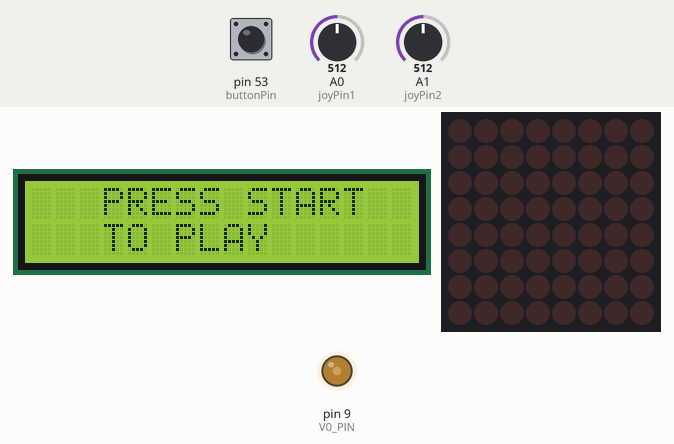
The sketch below on a simulated Arduino Mega 2560, built with avr-gcc and run on an emulated ATmega2560. Shown: 16×2 character LCD, 8×8 LED matrix, output pins drawn as LEDs (lit = HIGH). Inputs (shaded band) come from the test bench; at power-on: A0 (joyPin1) = 512, pin 53 (buttonPin) HIGH, A1 (joyPin2) = 512. Random numbers use the default seed unless the sketch sets one; what the sketch prints to the serial monitor is not drawn.

Above: at 2.1 s.
At 7.2 s:
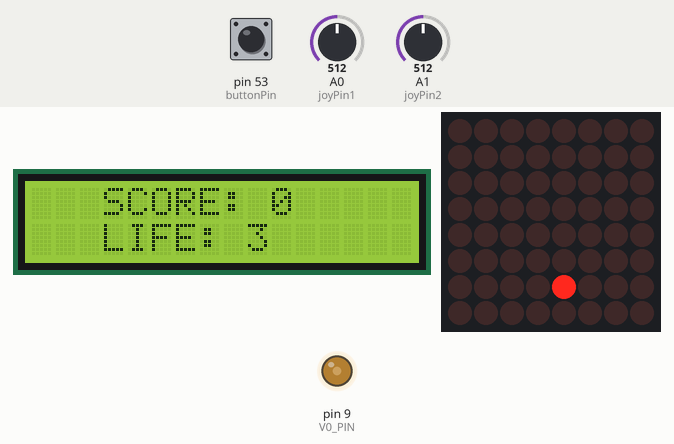
7.3 s: A0 (joyPin1) set to 588
11.2 s: A0 (joyPin1) set to 616
At 12.2 s:
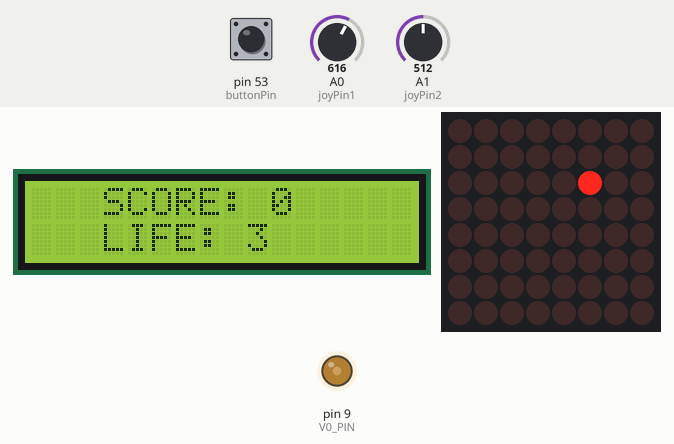
15.1 s: A0 (joyPin1) set to 390
At 16.3 s:
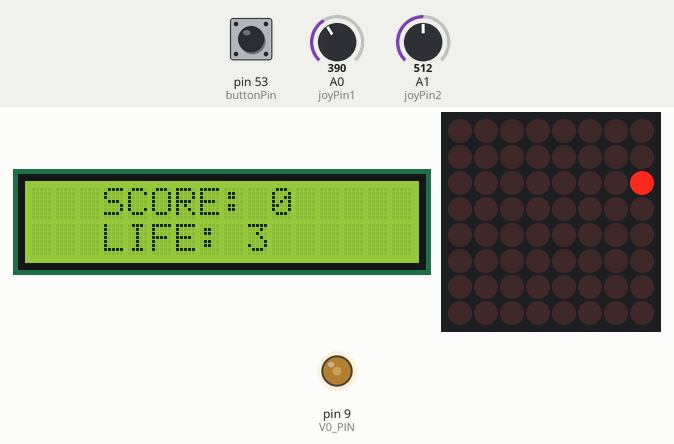
19.0 s: A0 (joyPin1) set to 610
Timing chart, 0 to 22.0 s (numbered marks = the images above; inputs shaded):
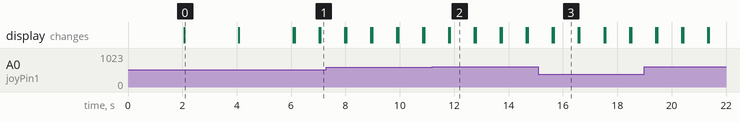

Measured:
- the behaviour switches between 600 and 601 on A0 (joyPin1) (found by bisection; images 1 and 2)
- what the display in image 0 shows lasts 2.0 s, from 2.1 s to 4.1 s
- what the display in image 2 shows lasts 0.9 s, from 11.8 s to 12.7 s

The sketch:

Tema_matrice.ino
```cpp
#include <LedControl.h>
#include <LiquidCrystal.h>

LedControl lc = LedControl(11, 13, 10, 1);
LiquidCrystal lcd(2, 3, 4, 5, 6, 7);
#define V0_PIN 9

#define SW_PIN 51 // digital pin connected to switch output
#define joyPin1 A0 // analog pin connected to X output
#define joyPin2 A1 //analog pin connected to Y output

const int buttonPin = 53;     // the number of the pushbutton pin
int buttonState = LOW;

int xAxis = 0;
int yAxis = 0;

String direction; //Variable that stores the direction the snake is moving in.

int snakeX[36]; //Variable that stores all the x coordinates of the snake.
int snakeY[36]; //Variable that stores all the y coordinates of the snake.

int speed; //Delay time for each movement.

int snakeSize;

int foodX; //Variable that stores the x coordinate of the food.
int foodY; //Variable that stores the y coordinate of the food.

boolean inGame = false; //Variable that tells us if the game is running.
int score = 0;
int life = 3;
int period;
unsigned long timeNow = 0;
void setup() {
    pinMode(V0_PIN, OUTPUT);
    pinMode(buttonPin, INPUT_PULLUP);
    analogWrite(V0_PIN, 90);
    lcd.begin(16, 2);
    lcd.clear();
    lcd.setCursor(3, 0);
    lcd.print("SNAKE GAME");
    period = 2000;
    timeNow = millis();
    while(millis() < timeNow + period);
    lcd.setCursor(3, 0);
    lcd.print("PRESS START");
    lcd.setCursor(3, 1);
    lcd.print("TO PLAY");
    period = 2000;
    timeNow = millis();
    while(millis() < timeNow + period);
    lc.shutdown(0, false); //Turn off power saving, enables display
    lc.setIntensity(0, 8); //Brightness (0-15)
    lc.clearDisplay(0); //Clear Screen
    Serial.begin(9600);
    while(digitalRead(buttonPin) == LOW);
      newGame(); //setup everything
}

void loop() {
    if(inGame) { //Checks if game is running.
        lc.clearDisplay(0); //Clear screen

        xAxis = analogRead(joyPin1);
        yAxis = analogRead(joyPin2);

        Serial.println(xAxis); //Prints the x axis to the serial for debugging.
        Serial.println(yAxis); //Prints the y axis to the serial for debugging.

        if(yAxis > 600 && direction != "up") { //If player moves the analog stick up, and if snake isn't going down.
            direction = "up";
        }
        if(yAxis < 400 && direction != "down") { //If player moves the analog stick down, and if snake isn't going up.
            direction = "down";
        }
        if(xAxis > 600 && direction != "right") { //If player moves the analog stick right, and if snake isn't going left.
            direction = "right";
        }
        if(xAxis < 400 && direction != "left") { //If player moves the analog stick left, and if snake isn't going right.
            direction = "left";
        }

        move(direction); //Move the snake in the direction.

        checkIfHitFood(); //Checks if the snake moves onto the food.
        checkIfHitSelf(); //Checks if the snake hits itself.

        drawSnake(); //Draws the snake on the MAX7219.
        drawFood(); //Draws the food on the MAX7219.
        //lcd.clear();
        lcd.setCursor(3, 0);
        lcd.print("SCORE: ");
        lcd.print(score);
        lcd.setCursor(3, 1);
        lcd.print("LIFE: ");
        lcd.print(life);
        timeNow = millis();
        while(millis() < timeNow + speed);
    }
}
void newGame() {
    for(int i=0; i<36; i++) { //Sets all the values in the snake array to be off the screen
        snakeX[i] = -1;
        snakeY[i] = -1;
    }
    snakeX[0] = 4;
    snakeY[0] = 8;
    direction = "up"; //Start with moving upward.
    snakeSize = 1; //Start with only 1 snake part. (Which is the snake head)
    newFood(); //Randomly create a new food.
    inGame = true; //Set this variable to true so the loop() method could start.
    speed = 900;
    lcd.clear();
    lcd.setCursor(3, 0);
    lcd.print("NEW GAME");
    period = 2000;
    timeNow = millis();
    while(millis() < timeNow + period);
}
void newFood() {
    int newFoodX = random(0, 8);
    int newFoodY = random(0, 8);
    while(isSnake(newFoodX, newFoodY)){ //If the new food coordinates are in the snake, then keep trying until they're not.
        newFoodX = random(0, 8);
        newFoodY = random(0, 8);
    }
    foodX = newFoodX;
    foodY = newFoodY;
}
//Checks if the given coordinates are part of the snake.
//Used when checking where to generate new food.
boolean isSnake(int x, int y){
    for(int i=0; i<snakeSize-1; i++){
        if((x == snakeX[i]) && (y == snakeY[i])){
            return true;
        }
    }
    return false;
}
//This method makes the snake move in the direction provided in the param.
void move(String dir) {
    for(int i=snakeSize-1; i>0; i--){ //Go through all the snake body parts (excluding the head), and set it to the previous position.
        snakeX[i] = snakeX[i-1];
        snakeY[i] = snakeY[i-1];
    }

    if(dir == "up") {
  if(snakeY[0] == 0) { //If snake tries to get out of bounds, teleport him on the opposite side.
      snakeY[0] = 7;
  } else {
            snakeY[0]--;
  }
    } else if(dir == "down") {
  if(snakeY[0] == 7) {
      snakeY[0] = 0;
  } else {
      snakeY[0]++;
        }
    } else if(dir == "left") {
  if(snakeX[0] == 0) {
      snakeX[0] = 7;
  } else {
      snakeX[0]--;
  }
    } else if(dir == "right") {
  if(snakeX[0] == 7) {
      snakeX[0] = 0;
  } else {
      snakeX[0]++;
  }
    }
}
//This method checks if the snake moves onto the food.
void checkIfHitFood() {
    if(snakeX[0] == foodX && snakeY[0] == foodY) {
  snakeSize++; //Add a snake body part.
  speed = speed - 100;
  score = score + 10;
  newFood(); //Create a new food at a new location.
    }
}
//This method checks if the snake moves onto itself.
void checkIfHitSelf() {
    for(int i=1; i<snakeSize-1; i++){
  if(snakeX[0] == snakeX[i] && snakeY[0] == snakeY[i]) {
      life--;
      lcd.clear();
      lcd.setCursor(3, 0);
      lcd.print("GAME OVER");
      period = 2000;
      timeNow = millis();
      while(millis() < timeNow + period);
      gameOver();
  }
    }
}
//This method is called when the snake hits itself.
void gameOver() {
    inGame = false; //Makes sure the game is stopped.
    for(int x=0; x<8; x++) {
       for(int y=0; y<8; y++) {
           lc.setLed(0, y, x, true);
           period = 20;
            timeNow = millis();
            while(millis() < timeNow + period);
           lc.setLed(0, y, x, false);
       }
    }
    if(life == 0){
    lcd.clear();
    lcd.setCursor(3, 1);
    lcd.print("Score: ");
    lcd.print(score);
    period = 2000;
    timeNow = millis();
    while(millis() < timeNow + period);
    lcd.setCursor(3, 0);
    lcd.print("PRESS START");
    lcd.setCursor(3, 1);
    lcd.print("TO PLAY");
    period = 2000;
    timeNow = millis();
    while(millis() < timeNow + period);
    while(digitalRead(buttonPin) == LOW);
    life = 3;
    score = 0;
    newGame();
    }
    else
    {
      lcd.clear();
      lcd.setCursor(3, 1);
      lcd.print("Score: ");
      lcd.print(score);
      period = 2000;
      timeNow = millis();
      while(millis() < timeNow + period);
      newGame();
    }
}
//This method loops through all the snake parts and draws them on the matrix.
void drawSnake() {
    for (int i = 0; i < snakeSize; i++) {
        lc.setLed(0, snakeY[i], snakeX[i], true);
    }
}

//This method draws the food on the matrix.
void drawFood() {
    lc.setLed(0, foodY, foodX, true);
    period = 50;
    timeNow = millis();
    while(millis() < timeNow + period);
    //Have a short delay here to make the food blink and differentiate from the snake parts.
    lc.setLed(0, foodY, foodX, false);
}
```
